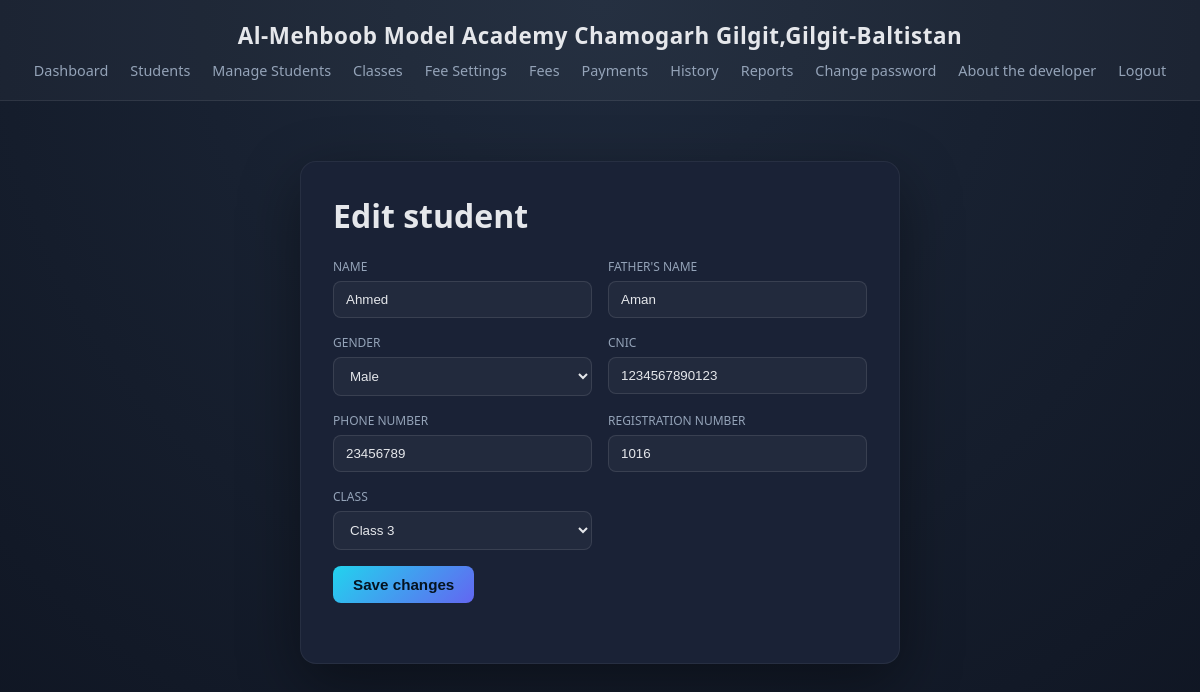
Page /students/2/edit (signed in) on the committed database.
### models.py (models this page shows)
class School(db.Model):
    __tablename__ = "school"
    id = db.Column(db.Integer, primary_key=True)
    name = db.Column(db.String(150), nullable=False)
    admission_fee = db.Column(db.Float, default=0)
    security_fee = db.Column(db.Float, default=0)

class Student(db.Model):
    __tablename__ = "students"
    id = db.Column(db.Integer, primary_key=True)
    name = db.Column(db.String(150), nullable=False)
    father_name = db.Column(db.String(150))
    cnic = db.Column(db.String(20))
    phone_number = db.Column(db.String(20))
    gender = db.Column(db.String(10), nullable=False)
    reg_number = db.Column(db.String(30), unique=True, nullable=False)
    class_id = db.Column(db.Integer, db.ForeignKey("classes.id"), nullable=False)
    previous_class_id = db.Column(db.Integer, db.ForeignKey("classes.id"), nullable=True)
    admission_date = db.Column(db.String(20), default=lambda: date.today().isoformat())
    status = db.Column(db.String(20), default="active")
    school_class = db.relationship("SchoolClass", backref="students", foreign_keys=[class_id])

class SchoolClass(db.Model):
    __tablename__ = "classes"
    id = db.Column(db.Integer, primary_key=True)
    class_name = db.Column(db.String(50), unique=True, nullable=False)
    monthly_fee = db.Column(db.Float, nullable=False)
    class_order = db.Column(db.Integer, nullable=False, default=0)

### app.py (the view, shortened to what this page needs)
@app.route("/students/<int:student_id>/edit", methods=["GET", "POST"])
@login_required
@admin_required
def edit_student(student_id):
    student = Student.query.get_or_404(student_id)
    all_classes = SchoolClass.query.order_by(SchoolClass.class_order).all()
    return render_template("edit_student.html", student=student, classes=all_classes)

### app.py (called while the page is built)
@login_manager.user_loader
def load_user(user_id):
    return User.query.get(int(user_id))

@app.context_processor
def inject_school_name():
    school = School.query.first()
    return {"school_name": school.name if school else "School Management System"}

def admin_required(f):
    @wraps(f)
    def wrapper(*args, **kwargs):
        if current_user.role != "admin":
            flash("Admin access required.", "danger")
            return redirect(url_for("dashboard"))
        return f(*args, **kwargs)
    return wrapper

### templates/edit_student.html (shortened to what this page needs)
{% extends "base.html" %}
{% block content %}
<div class="wide-card" style="max-width: 600px;">
  <h1>Edit student</h1>
  <form method="POST" class="grid-form" style="grid-template-columns: repeat(2, 1fr);">
    <div><label>Name</label><input type="text" name="name" value="{{ student.name }}" required></div>
    <div><label>Father's name</label><input type="text" name="father_name" value="{{ student.father_name or '' }}"></div>
    <div>
      <label>Gender</label>
      <select name="gender" required>
        <option value="Male" {% if student.gender == 'Male' %}selected{% endif %}>Male</option>
      </select>
    </div>
    <div><label>CNIC</label><input type="text" name="cnic" value="{{ student.cnic or '' }}"></div>
    <div><label>Phone number</label><input type="text" name="phone_number" value="{{ student.phone_number or '' }}"></div>
    <div><label>Registration number</label><input type="text" name="reg_number" value="{{ student.reg_number }}" required></div>
    <div>
      <label>Class</label>
      <select name="class_id" required>
        {% for c in classes %}
        <option value="{{ c.id }}" {% if c.id == student.class_id %}selected{% endif %}>{{ c.class_name }}</option>
        {% endfor %}
      </select>
    </div>
    <div class="form-actions"><button type="submit" class="btn-primary btn-small">Save changes</button></div>
  </form>
</div>
{% endblock %}

### templates/base.html (shortened to what this page needs)
<!DOCTYPE html>
<html lang="en">
<head>
  <link rel="stylesheet" href="{{ url_for('static', filename='css/style.css') }}">
</head>
<body>
  <header class="topbar">
    <span class="school-name">{{ school_name }}</span>
    {% if current_user.is_authenticated %}
      <nav>
        <a href="{{ url_for('dashboard') }}">Dashboard</a>
        {% if current_user.role == 'admin' %}
          <a href="{{ url_for('students') }}">Students</a>
          <a href="{{ url_for('manage_students') }}">Manage Students</a>
          <a href="{{ url_for('classes') }}">Classes</a>
          <a href="{{ url_for('fee_settings') }}">Fee Settings</a>
          <a href="{{ url_for('fees') }}">Fees</a>
          <a href="{{ url_for('payments_search') }}">Payments</a>
          <a href="{{ url_for('payment_history') }}">History</a>
          <a href="{{ url_for('reports') }}">Reports</a>
        {% endif %}
        <a href="{{ url_for('change_password') }}">Change password</a>
        <a href="{{ url_for('about_developer') }}">About the developer</a>
        <a href="{{ url_for('logout') }}">Logout</a>
      </nav>
    {% endif %}
  </header>
  <main class="content">
    {% block content %}{% endblock %}
  </main>
</body>
</html>

### static/css/style.css (style rules this page uses)
:root { --bg: #0f1522; --card-bg: #1a2236; --accent: #22d3ee; --accent-2: #6366f1; --text: #e5e7eb; --muted: #94a3b8; --danger: #f87171; --success: #34d399; }
* { box-sizing: border-box; }
body { margin: 0; font-family: "Segoe UI", sans-serif; background: radial-gradient(circle at top, #1e293b, #0f1522); color: var(--text); min-height: 100vh; }
.topbar { display: flex; flex-direction: column; align-items: center; gap: 10px; padding: 20px 32px; background: rgba(255, 255, 255, 0.03); border-bottom: 1px solid rgba(255, 255, 255, 0.08); }
.school-name { font-weight: 800; font-size: 1.4rem; letter-spacing: 0.5px; text-align: center; }
.topbar nav { display: flex; flex-wrap: wrap; justify-content: center; gap: 4px 22px; }
.topbar nav a { color: var(--muted); text-decoration: none; font-size: 0.9rem; }
.content { display: flex; justify-content: center; padding: 60px 20px; }
.btn-primary { width: 100%; margin-top: 24px; padding: 12px; border: none; border-radius: 8px; background: linear-gradient(135deg, var(--accent), var(--accent-2)); color: #05131f; font-weight: 700; font-size: 0.95rem; cursor: pointer; }
.wide-card { background: var(--card-bg); border: 1px solid rgba(255, 255, 255, 0.06); border-radius: 16px; padding: 32px; width: 100%; max-width: 900px; box-shadow: 0 20px 60px rgba(0, 0, 0, 0.4); }
.wide-card h1 { margin-top: 0; }
.grid-form { display: grid; grid-template-columns: repeat(3, 1fr); gap: 16px; margin-bottom: 28px; }
.grid-form label { display: block; font-size: 0.75rem; text-transform: uppercase; color: var(--muted); margin-bottom: 6px; }
.grid-form input, .grid-form select { width: 100%; padding: 10px 12px; border-radius: 8px; border: 1px solid rgba(255, 255, 255, 0.1); background: rgba(255, 255, 255, 0.04); color: var(--text); }
.form-actions { grid-column: 1 / -1; }
.btn-small { width: auto; padding: 10px 20px; margin-top: 0; }

### rows in the picture
School: name "Al-Mehboob Model Academy Chamogarh Gilgit,Gilgit-Baltistan"
Student: name "Ahmed", father_name "Aman", gender "Male", cnic "1234567890123", phone_number "23456789", reg_number "1016", class_id "Class 3"
